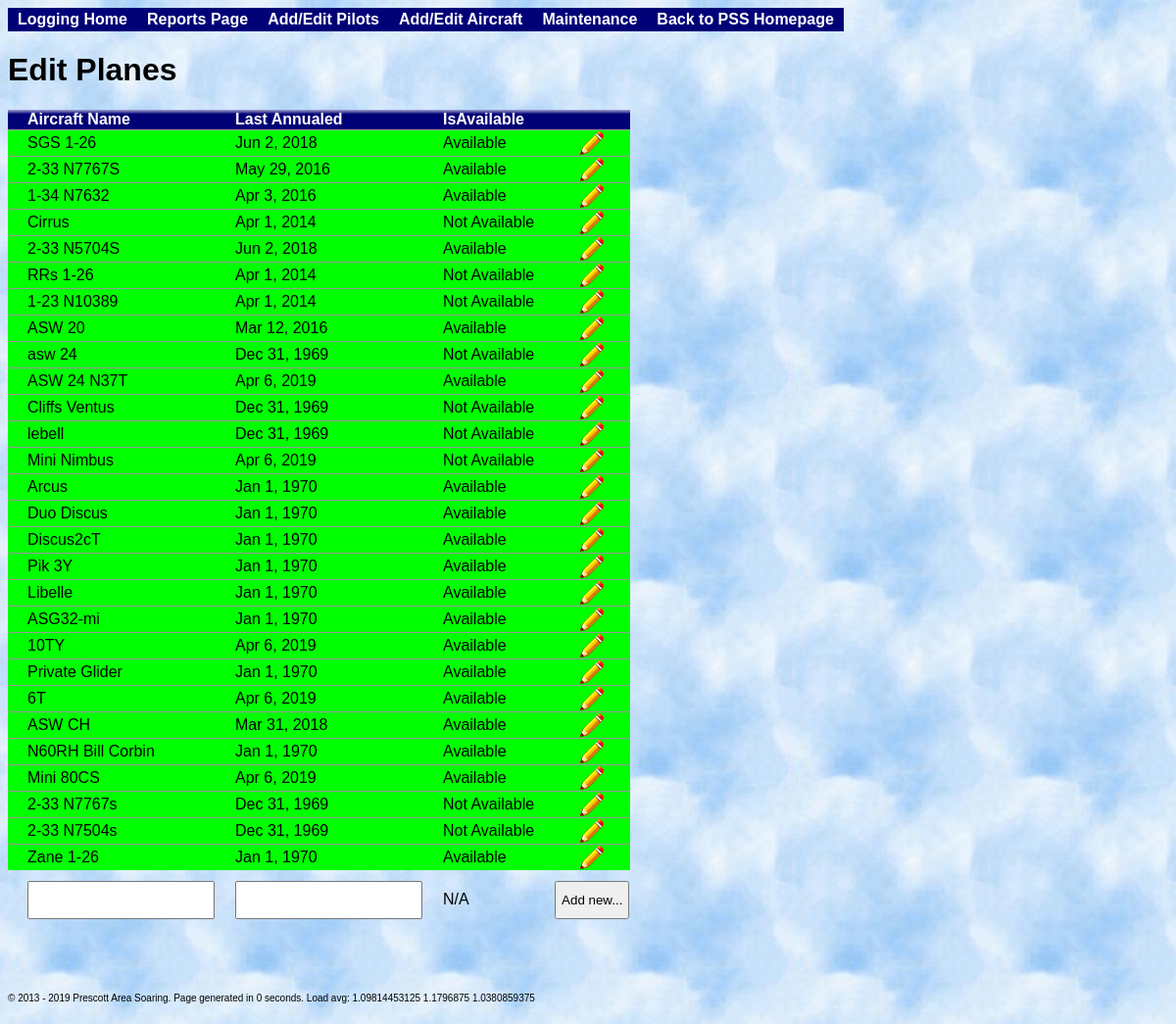
The page /index.php?addplanes on the database its author committed.
### tables this page shows
CREATE TABLE aircraft(ID INTEGER PRIMARY KEY NOT NULL, Name TEXT, LastAnnualed INTEGER, IsAvailable INTEGER DEFAULT 0);

### SoaringLogBase.php (called while the page is built, shortened)
<?php
    class SoaringLogBase {
        private static $instance;
        private $dbDir = 'sqlite:db.sqlite';
        private $aircraftTable = "aircraft";
        public $dbObj;
        public static function GetInstance() {
            if(!self::$instance) {
                self::$instance = new self();
            }
            return self::$instance;
        }
        public function OpenDatabase() {
            try {
                $this->dbObj = new PDO($this->dbDir) or die("Cannot open the database");
            }
            catch(Exception $e) {
                die("Oops, couldn't open the database :( $e");
            }
        }
        public function GetAircraftTable() {
            return $this->aircraftTable;
        }
        public function GetAircraft($showNotAvail = false) {
            if($showNotAvail)
                $query = "SELECT * FROM aircraft;";
            else
                $query = "SELECT * FROM aircraft WHERE IsAvailable='available' OR ID=0;";
            $result = $this->dbObj->query($query);
            $planes = array( );
            while($row = $result->fetch(PDO::FETCH_BOTH)) {
                $planes[$row['ID']] = $row['Name'];
            }
            return $planes;
        }
    }
?>

### addplanes.php (the view, shortened to what this page needs)
<h1>Edit Planes</h1>
<?php
include("SoaringLogBase.php");
$thisFile = "index.php?addplanes";
$logbase = SoaringLogBase::GetInstance();
$database = $logbase->dbObj;
$tableName = $logbase->GetAircraftTable();
$aircraftList = $logbase->GetAircraft(true);
$query = "SELECT * FROM $tableName;";
if($result = $database->query($query)) {
    echo("<table id=\"aircraftTable\" >");
    echo("<tr class=\"Head\"><td>Aircraft Name</td><td>Last Annualed</td><td>IsAvailable</td><td></td></tr>\n");
    while($row = $result->fetch(PDO::FETCH_BOTH)) {
        $editMe = 0;
        if($editMe) {
            echo("<tr id=\"row{$row['flightIndex']}\" class=\"IncompleteEntry\"><form id=\"form{$row['ID']}\" name=\"aircraftUpdate\" action=\"{$thisFile}\" method=\"POST\"> ");
            $entryComplete = false;
        }
        else {
            echo("<tr class=\"CompleteEntry\">");
        }
        echo("<td>{$aircraftList[$row['ID']]}</td>");
        $storedLastAnnual = date("M j, Y", $row['LastAnnualed']);
        if($editMe) {
            echo("<td>");
            echo("<input type=\"text\" name=\"lastAnnualed\" value=\"$storedLastAnnual\" id=\"lastAnnual{$row['ID']}\"/>");
            echo "</td>";
        }
        else
            echo("<td>$storedLastAnnual</td>");
        $isAvailable = $row['IsAvailable'];
        if($editMe) {
            if($isAvailable)
                echo("<td><input type=\"checkbox\" checked=\"yes\" name=\"available\" value=\"available\"></td>");
            else
                echo("<td><input type=\"checkbox\" name=\"available\" value=\"available\"></td>");
        }
        else {
            if($isAvailable)
                echo("<td class=\"Inactive\">Available</td>");
            else
                echo("<td>Not Available</td>");
        }
        if($editMe) {
            echo "<td><input type=\"hidden\" name=\"aircraftID\" value=\"{$row['ID']}\"/><input type=\"submit\" value=\"Update...\" /></form>";
        }
        else {
            echo "<td><center><button name=\"modify\" class=\"modify\" onClick=\"window.location.href='{$thisFile}&aircraftID={$row['ID']}&modified=1'; \" />";
            echo "</center></td></tr>\n";
        }
    }
    echo "<tr><form name=\"aircraftList\" action=\"{$thisFile}\" method=\"POST\">\n";
    echo "<td><input type=\"text\" name=\"aircraftName\" /></td>\n";
    echo "<td><input type=\"text\" name=\"lastAnnualed\" /></td>\n";
    echo "<td>N/A</td>";
    echo "<td><input type=\"submit\" value=\"Add new...\" /></td>";
    echo "</form></tr>";
    echo("</table><br><br><br>");
}
else
    print("Failed to execute query!!!");
?>

### style.css (style rules this page uses)
table, td, th { font-family: Verdana, Arial; font-size: 16px; border: 0px solid black; border-collapse:collapse; padding-left: 20px; }
body { font-family: Verdana, Arial; font-size: 16px; background-image: url(img/Clouds.jpg); }
tr.CompleteEntry { background-color: #00FF00; border-top: 1px solid #999999; }
th, tr.Head { color: #FFFFFF; background-color: #000077; background-image: url('img/grad_white.png'); background-position: 0px -3px; background-repeat: repeat-x; vertical-align: bottom; padding-left: 20px; padding-right: 3px; font-family: Verdana, Arial; font-size: 14px; font-weight: bold; }
button.modify { border: none; height: 24px; width: 24px; background: transparent; background-image: url('img/modify.png'); background-position: center; }
input[type=button], input[type=submit], input[type=text] { padding: 10px 5px; margin: 10px 0px; }

### rows shown on the page
aircraft: ID "SGS 1-26", LastAnnualed "Jun 2, 2018", IsAvailable "Available"
aircraft: ID "2-33 N7767S", LastAnnualed "May 29, 2016", IsAvailable "Available"
aircraft: ID "1-34 N7632", LastAnnualed "Apr 3, 2016", IsAvailable "Available"
aircraft: ID "Cirrus", LastAnnualed "Apr 1, 2014", IsAvailable "Not Available"
aircraft: ID "2-33 N5704S", LastAnnualed "Jun 2, 2018", IsAvailable "Available"
aircraft: ID "RRs 1-26", LastAnnualed "Apr 1, 2014", IsAvailable "Not Available"
aircraft: ID "1-23 N10389", LastAnnualed "Apr 1, 2014", IsAvailable "Not Available"
aircraft: ID "ASW 20", LastAnnualed "Mar 12, 2016", IsAvailable "Available"
aircraft: ID "asw 24", LastAnnualed "Dec 31, 1969", IsAvailable "Not Available"
aircraft: ID "ASW 24 N37T", LastAnnualed "Apr 6, 2019", IsAvailable "Available"
aircraft: ID "Cliffs Ventus", LastAnnualed "Dec 31, 1969", IsAvailable "Not Available"
aircraft: ID "lebell", LastAnnualed "Dec 31, 1969", IsAvailable "Not Available"
aircraft: ID "Mini Nimbus", LastAnnualed "Apr 6, 2019", IsAvailable "Not Available"
aircraft: ID "Arcus", LastAnnualed "Jan 1, 1970", IsAvailable "Available"
aircraft: ID "Duo Discus", LastAnnualed "Jan 1, 1970", IsAvailable "Available"
aircraft: ID "Discus2cT", LastAnnualed "Jan 1, 1970", IsAvailable "Available"
aircraft: ID "Pik 3Y", LastAnnualed "Jan 1, 1970", IsAvailable "Available"
aircraft: ID "Libelle", LastAnnualed "Jan 1, 1970", IsAvailable "Available"
aircraft: ID "ASG32-mi", LastAnnualed "Jan 1, 1970", IsAvailable "Available"
aircraft: ID "10TY", LastAnnualed "Apr 6, 2019", IsAvailable "Available"
aircraft: ID "Private Glider", LastAnnualed "Jan 1, 1970", IsAvailable "Available"
aircraft: ID "6T", LastAnnualed "Apr 6, 2019", IsAvailable "Available"
aircraft: ID "ASW CH", LastAnnualed "Mar 31, 2018", IsAvailable "Available"
aircraft: ID "N60RH Bill Corbin", LastAnnualed "Jan 1, 1970", IsAvailable "Available"
aircraft: ID "Mini 80CS", LastAnnualed "Apr 6, 2019", IsAvailable "Available"
aircraft: ID "2-33 N7767s", LastAnnualed "Dec 31, 1969", IsAvailable "Not Available"
aircraft: ID "2-33 N7504s", LastAnnualed "Dec 31, 1969", IsAvailable "Not Available"
aircraft: ID "Zane 1-26", LastAnnualed "Jan 1, 1970", IsAvailable "Available"

### other values the page prints
$oneMinLoad "1.09814453125"
$fiveMinLoad "1.1796875"
$fifteenMinLoad "1.0380859375"
